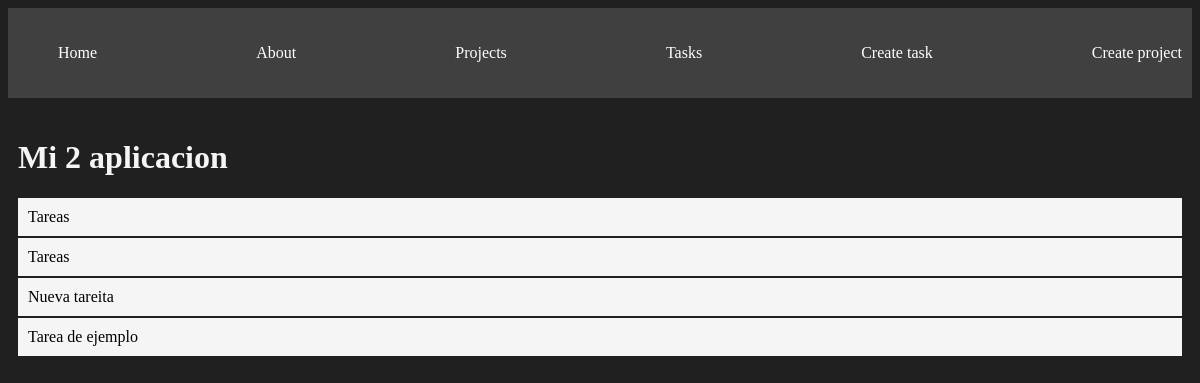
The app's page /projects/2 with its own data.
### myapp/models.py (models this page shows, shortened)
class Project(models.Model):
    name = models.CharField(max_length=100)
    def __str__(self) -> str:
        return self.name

class Task(models.Model):
    title = models.CharField(max_length=100)
    description = models.TextField()
    project = models.ForeignKey(Project, on_delete=models.CASCADE)
    done = models.BooleanField(default=False)

### myapp/views.py (the view)
# urls.py: path('projects/<int:id>', views.project_detail, name='project_detail'),
def project_detail(request, id):
    project = get_object_or_404(Project, id=id)
    tasks = Task.objects.filter(project_id=id)
    return render(request, "projects/detail.html", {
        'project': project,
        'tasks': tasks
    })

### myapp/templates/projects/detail.html
{% extends 'layouts/base.html' %}
{% block content %}
<h1>{{ project }}</h1>
{% for task in tasks %}
<div class="card">
    {{task.title}}
</div>
{% endfor %}
{% endblock %}

### myapp/static/styles/main.css (style rules this page uses)
body { background: #202020; color: whitesmoke; }
.card { background: whitesmoke; color: black; padding: 10px; margin-bottom: 2px; }

### records on screen
Project: name "Mi 2 aplicacion"
Task: title "Tareas"
Task: title "Tareas"
Task: title "Nueva tareita"
Task: title "Tarea de ejemplo"
